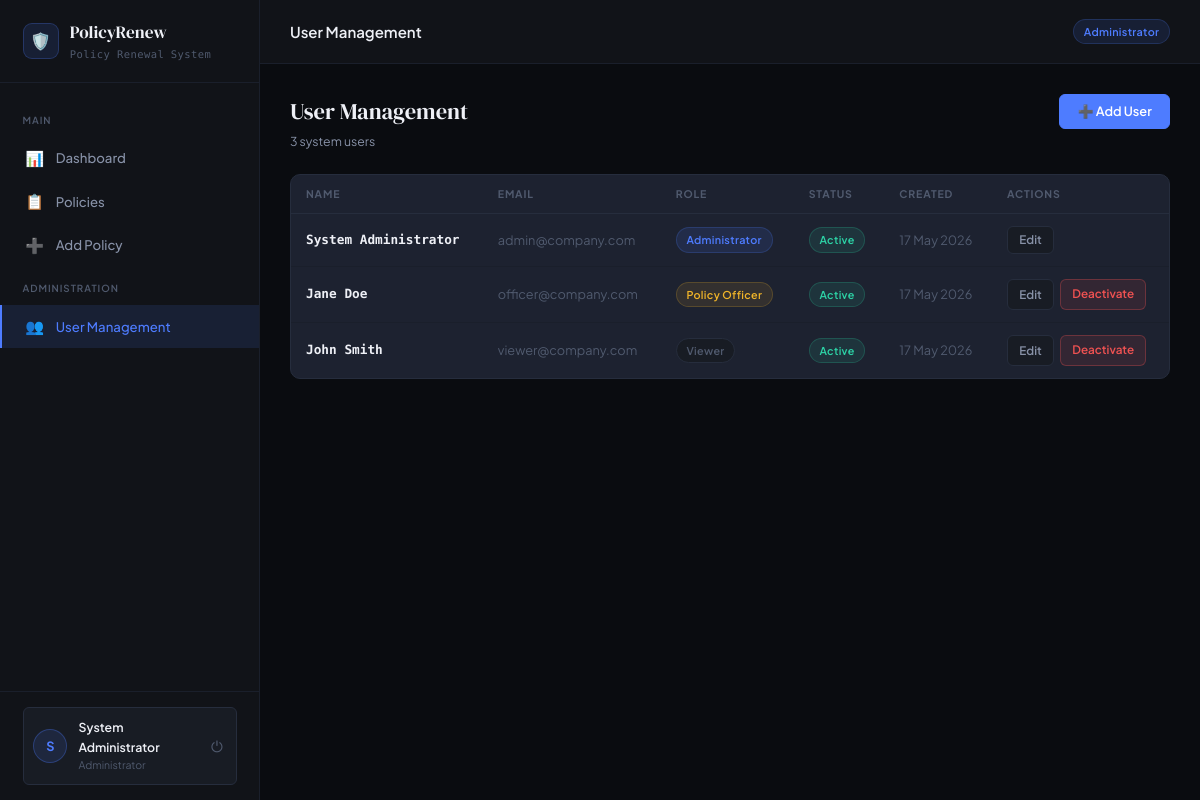
The app's page /index.php?page=users (signed in) with its own data.
### tables this page shows
CREATE TABLE IF NOT EXISTS users (
    id          INT UNSIGNED AUTO_INCREMENT PRIMARY KEY,
    full_name   VARCHAR(150)    NOT NULL,
    email       VARCHAR(200)    NOT NULL UNIQUE,
    password    VARCHAR(255)    NOT NULL,
    role        ENUM('admin','policy_officer','viewer') NOT NULL DEFAULT 'viewer',
    is_active   TINYINT(1)      NOT NULL DEFAULT 1,
    created_at  DATETIME        NOT NULL DEFAULT CURRENT_TIMESTAMP,
    updated_at  DATETIME        NOT NULL DEFAULT CURRENT_TIMESTAMP ON UPDATE CURRENT_TIMESTAMP
);

### controllers/UserController.php (called while the page is built, shortened)
<?php
class UserController
{
    private UserService    $userService;
    public function __construct(
        UserService    $userService,
        AuthService    $authService,
        ActivityLogger $logger
    ) {
        $this->userService = $userService;
    }
    public function handle(string $action, User $currentUser): void
    {
        match ($action) {
            'create' => $this->create($currentUser),
            'edit'   => $this->edit($currentUser),
            'toggle' => $this->toggle($currentUser),
            default  => $this->index($currentUser),
        };
    }
    private function index(User $currentUser): void
    {
        $users = $this->userService->getAll();
        require VIEW_DIR . '/users/index.php';
    }
}

### models/User.php (called while the page is built, shortened)
<?php
class User
{
    public string $role;
    public function __construct(array $row)
    {
        $this->id        = (int)  $row['id'];
        $this->fullName  =        $row['full_name'];
        $this->email     =        $row['email'];
        $this->role      =        $row['role'];
        $this->isActive  = (bool) $row['is_active'];
        $this->createdAt =        $row['created_at'];
    }
    public function isAdmin(): bool          { return $this->role === 'admin'; }
    public function canManagePolicies(): bool
    {
        return in_array($this->role, ['admin', 'policy_officer'], true);
    }
    public function canManageUsers(): bool
    {
        return $this->isAdmin();
    }
    public function getRoleLabel(): string
    {
        return match ($this->role) {
            'admin'          => 'Administrator',
            'policy_officer' => 'Policy Officer',
            'viewer'         => 'Viewer',
            default          => 'Unknown',
        };
    }
}

### services/AuthService.php (called while the page is built, shortened)
<?php
class AuthService
{
    private PDO $db;
    public function __construct(PDO $db)
    {
        $this->db = $db;
    }
    public function getCurrentUser(): ?User
    {
        $stmt = $this->db->prepare('SELECT * FROM users WHERE id = :id AND is_active = 1 LIMIT 1');
        $stmt->execute([':id' => $_SESSION['user_id']]);
        $row = $stmt->fetch();
        return $row ? new User($row) : null;
    }
    public function requireLogin(): User
    {
        $user = $this->getCurrentUser();
        return $user;
    }
}

### services/UserService.php (called while the page is built, shortened)
<?php
class UserService
{
    private PDO $db;
    public function __construct(PDO $db)
    {
        $this->db = $db;
    }
    public function getAll(): array
    {
        $stmt = $this->db->query(
            'SELECT * FROM users ORDER BY created_at DESC'
        );
        return array_map(fn($r) => new User($r), $stmt->fetchAll());
    }
}

### views/users/index.php (the view, shortened to what this page needs)
<?php
$pageTitle  = 'User Management';
$activePage = 'users';
require __DIR__ . '/../partials/header.php';
?>
<div class="page-header animate-in">
  <div class="page-header-text">
    <h2>User Management</h2>
    <p><?= count($users) ?> system user<?= count($users) !== 1 ? 's' : '' ?></p>
  </div>
  <button class="btn btn-primary" onclick="openModal('createUserModal')">➕ Add User</button>
</div>
<div class="card animate-in animate-in-delay-1">
  <div class="table-wrap">
    <table>
      <thead>
        <tr>
          <th>Name</th>
          <th>Email</th>
          <th>Role</th>
          <th>Status</th>
          <th>Created</th>
          <th>Actions</th>
        </tr>
      </thead>
      <tbody>
        <?php foreach ($users as $u): ?>
          <tr>
            <td class="td-bold"><?= htmlspecialchars($u->fullName) ?></td>
            <td style="color:var(--text-muted)"><?= htmlspecialchars($u->email) ?></td>
            <td>
              <span class="badge badge-<?= $u->role === 'admin' ? 'admin' : ($u->role === 'policy_officer' ? 'officer' : 'viewer') ?>">
                <?= $u->getRoleLabel() ?>
              </span>
            </td>
            <td>
              <?php if ($u->isActive): ?>
                <span class="badge badge-active">Active</span>
              <?php else: ?>
                <span class="badge badge-expired">Inactive</span>
              <?php endif; ?>
            </td>
            <td style="color:var(--text-muted)"><?= date('d M Y', strtotime($u->createdAt)) ?></td>
            <td>
              <div class="td-actions">
                <button class="btn btn-secondary btn-sm"
                        onclick="openEditModal(<?= $u->id ?>, '<?= htmlspecialchars(addslashes($u->fullName)) ?>',
                          '<?= htmlspecialchars(addslashes($u->email)) ?>', '<?= $u->role ?>',
                          <?= $u->isActive ? 1 : 0 ?>)">
                  Edit
                </button>
                <?php if ($u->id !== $currentUser->id): ?>
                  <a href="<?= APP_URL ?>/index.php?page=users&action=toggle&id=<?= $u->id ?>"
                     class="btn btn-<?= $u->isActive ? 'danger' : 'success' ?> btn-sm"
                     data-confirm="<?= $u->isActive ? 'Deactivate' : 'Activate' ?> this user?">
                    <?= $u->isActive ? 'Deactivate' : 'Activate' ?>
                  </a>
                <?php endif; ?>
              </div>
            </td>
          </tr>
        <?php endforeach; ?>
      </tbody>
    </table>
  </div>
</div>
<?php require __DIR__ . '/../partials/footer.php'; ?>

### views/partials/header.php (shortened to what this page needs)
<?php
$activePage  = $activePage  ?? '';
$pageTitle   = $pageTitle   ?? 'Dashboard';
$currentUser = $currentUser ?? null;
?>
<!DOCTYPE html>
<html lang="en">
<head>
  <link rel="stylesheet" href="<?= APP_URL ?>/assets/css/style.css" />
</head>
<body>
<?php if ($currentUser): ?>
<div class="app-shell">
  <aside class="sidebar" id="sidebar">
    <div class="sidebar-header">
      <div class="sidebar-logo-mark">🛡️</div>
      <div>
        <div class="brand"><?= APP_NAME ?></div>
        <div class="tagline">Policy Renewal System</div>
      </div>
    </div>
    <nav class="sidebar-nav">
      <div class="nav-section-label">Main</div>
      <a class="nav-item <?= $activePage === 'dashboard' ? 'active' : '' ?>"
         href="<?= APP_URL ?>/index.php?page=dashboard">
        <span class="nav-icon">📊</span> Dashboard
      </a>
      <a class="nav-item <?= $activePage === 'policies' ? 'active' : '' ?>"
         href="<?= APP_URL ?>/index.php?page=policies">
        <span class="nav-icon">📋</span> Policies
      </a>
      <?php if ($currentUser->canManagePolicies()): ?>
      <a class="nav-item <?= $activePage === 'policies_add' ? 'active' : '' ?>"
         href="<?= APP_URL ?>/index.php?page=policies&action=create">
        <span class="nav-icon">➕</span> Add Policy
      </a>
      <?php endif; ?>
      <?php if ($currentUser->canManageUsers()): ?>
      <div class="nav-section-label">Administration</div>
      <a class="nav-item <?= $activePage === 'users' ? 'active' : '' ?>"
         href="<?= APP_URL ?>/index.php?page=users">
        <span class="nav-icon">👥</span> User Management
      </a>
      <?php endif; ?>
    </nav>
    <div class="sidebar-footer">
      <div class="user-pill">
        <div class="user-avatar">
          <?= strtoupper(substr($currentUser->fullName, 0, 1)) ?>
        </div>
        <div class="user-info">
          <div class="user-name"><?= htmlspecialchars($currentUser->fullName) ?></div>
          <div class="user-role"><?= $currentUser->getRoleLabel() ?></div>
        </div>
        <a href="<?= APP_URL ?>/index.php?page=logout" class="logout-btn" title="Logout">⏻</a>
      </div>
    </div>
  </aside>
  <main class="main-content">
    <div class="topbar">
      <span class="topbar-title"><?= htmlspecialchars($pageTitle) ?></span>
      <div class="topbar-actions">
        <span class="badge badge-<?= $currentUser->role === 'admin' ? 'admin' : ($currentUser->role === 'policy_officer' ? 'officer' : 'viewer') ?>">
          <?= $currentUser->getRoleLabel() ?>
        </span>
      </div>
    </div>
    <div class="page-body">
<?php else: ?>
<div class="auth-page">
<?php endif; ?>

### records on screen
users: full_name "S", full_name "System Administrator", role "Administrator", email "admin@company.com", is_active "Active", created_at "17 May 2026"
users: full_name "Jane Doe", email "officer@company.com", role "Policy Officer", is_active "Active", created_at "17 May 2026"
users: full_name "John Smith", email "viewer@company.com", role "Viewer", is_active "Active", created_at "17 May 2026"

### other values on screen
APP_NAME "PolicyRenew"
$pageTitle "User Management"
count($users) "3"
